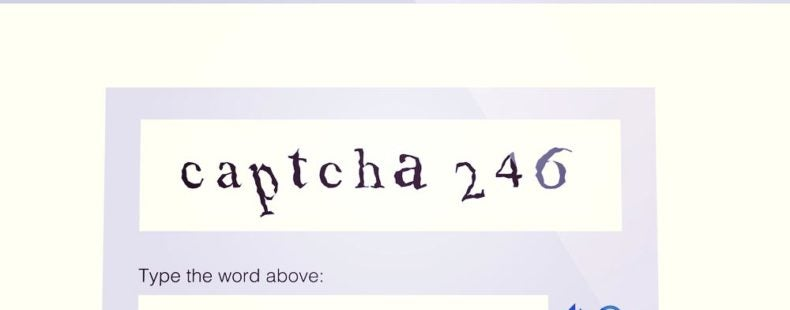
#> input picture captcha2.jpg, 790 x 310 px
$ python ocr_1.py
#> lines starting #> are read from the running program, lines starting #| are printed output that depends on the picture; after the words box and inside, x2 and y2 are one past the last pixel; in counts of white or black regions, pixels touching at a corner belong together
import cv2
import pytesseract

pytesseract.pytesseract.tesseract_cmd = r'C:\Program Files\Tesseract-OCR\tesseract'

def readTextFromImg(image: str):
#> called with image = 'captcha2.jpg'
    img = cv2.imread(image)
#> img is the input picture: shape (310, 790, 3); mean B, G, R 241.3, 244.9, 245.7

    cv2.imshow('image', img)
    cv2.waitKey(0)
    cv2.destroyAllWindows()

    img = cv2.cvtColor(img, cv2.COLOR_BGR2GRAY)
#> img: shape (310, 790)
    print(pytesseract.image_to_string(img))
#> (this line was passed over: pytesseract is not available in this run)

    cv2.imshow('image', img)
    cv2.waitKey(0)
    cv2.destroyAllWindows()

    converted_img = cv2.threshold(cv2.GaussianBlur(img, (5, 5), 0), 0, 255, cv2.THRESH_BINARY + cv2.THRESH_OTSU)[1]
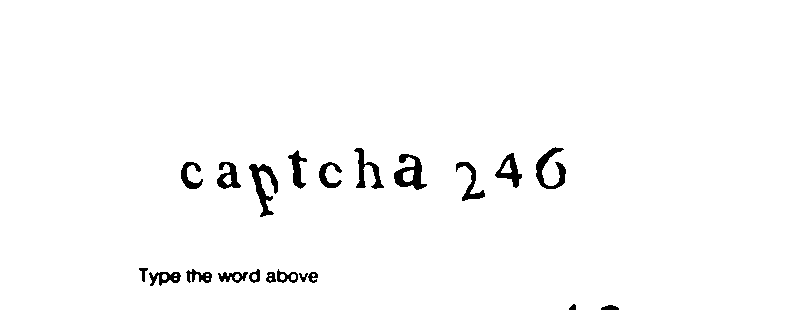
#> converted_img: shape (310, 790); 97.9% white; 21 black regions, largest, box (x1, y1, x2, y2) and area: (249, 164, 278, 217) 595, (394, 154, 427, 190) 558, (536, 147, 566, 189) 503
    print(pytesseract.image_to_string(converted_img))
#> (this line was passed over: pytesseract is not available in this run)

    cv2.imshow('image', converted_img)
    cv2.waitKey(0)
    cv2.destroyAllWindows()

    converted_img = cv2.threshold(cv2.bilateralFilter(img, 5, 75, 75), 0, 255, cv2.THRESH_BINARY + cv2.THRESH_OTSU)[1]
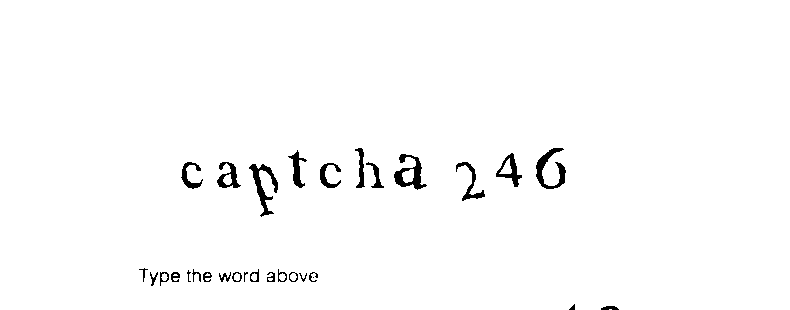
#> converted_img: shape (310, 790); 98.4% white; 30 black regions (3 under 20 px), largest, box (x1, y1, x2, y2) and area: (249, 164, 278, 217) 491, (394, 154, 427, 190) 471, (536, 148, 566, 189) 467
    print(pytesseract.image_to_string(converted_img))
#> (this line was passed over: pytesseract is not available in this run)

    cv2.imshow('image', converted_img)
    cv2.waitKey(0)
    cv2.destroyAllWindows()

    converted_img = cv2.threshold(cv2.medianBlur(img, 3), 0, 255, cv2.THRESH_BINARY + cv2.THRESH_OTSU)[1]
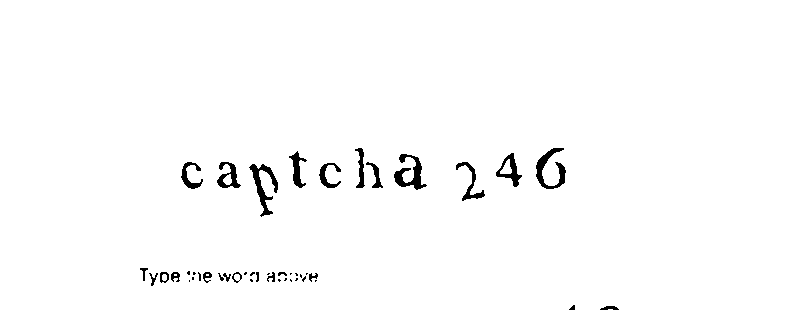
#> converted_img: shape (310, 790); 98.4% white; 44 black regions (19 under 20 px), largest, box (x1, y1, x2, y2) and area: (249, 164, 278, 217) 498, (394, 154, 427, 190) 483, (536, 148, 566, 189) 470
    print(pytesseract.image_to_string(converted_img))
#> (this line was passed over: pytesseract is not available in this run)

    cv2.imshow('image', converted_img)
    cv2.waitKey(0)
    cv2.destroyAllWindows()

    converted_img = cv2.adaptiveThreshold(cv2.GaussianBlur(img, (5, 5), 0), 255, cv2.ADAPTIVE_THRESH_GAUSSIAN_C, cv2.THRESH_BINARY, 31, 2)
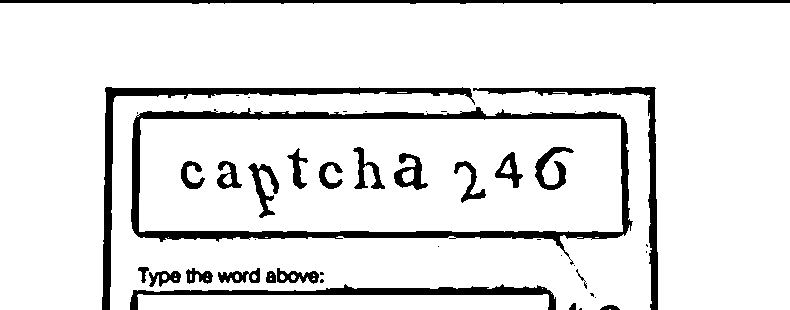
#> converted_img: shape (310, 790); 89.5% white; 44 black regions (20 under 20 px), largest, box (x1, y1, x2, y2) and area: (131, 107, 633, 265) 8052, (102, 87, 475, 310) 4090, (130, 284, 556, 310) 2722
    print(pytesseract.image_to_string(converted_img))
#> (this line was passed over: pytesseract is not available in this run)

    cv2.imshow('image', converted_img)
    cv2.waitKey(0)
    cv2.destroyAllWindows()

    converted_img = cv2.adaptiveThreshold(cv2.bilateralFilter(img, 9, 75, 75), 255, cv2.ADAPTIVE_THRESH_GAUSSIAN_C, cv2.THRESH_BINARY, 31, 2)
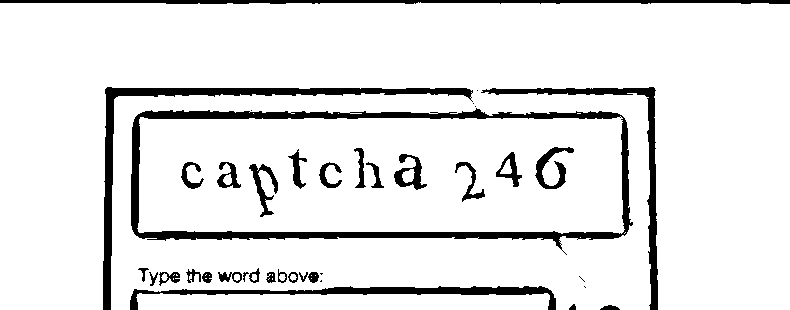
#> converted_img: shape (310, 790); 90.1% white; 39 black regions (8 under 20 px), largest, box (x1, y1, x2, y2) and area: (131, 108, 633, 255) 7829, (103, 87, 473, 310) 4237, (130, 286, 556, 310) 2555
    print(pytesseract.image_to_string(converted_img))
#> (this line was passed over: pytesseract is not available in this run)

    cv2.imshow('image', converted_img)
    cv2.waitKey(0)
    cv2.destroyAllWindows()

    converted_img = cv2.adaptiveThreshold(cv2.medianBlur(img, 3), 255, cv2.ADAPTIVE_THRESH_GAUSSIAN_C, cv2.THRESH_BINARY, 31, 2)
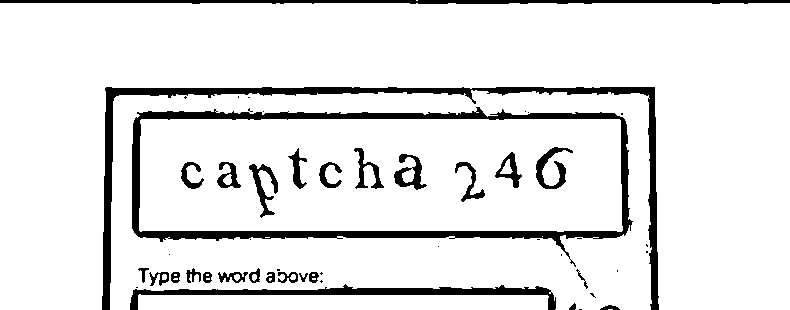
#> converted_img: shape (310, 790); 89.8% white; 51 black regions (23 under 20 px), largest, box (x1, y1, x2, y2) and area: (132, 107, 633, 267) 8160, (102, 87, 659, 310) 6622, (130, 284, 556, 310) 2803
    print(pytesseract.image_to_string(converted_img))
#> (this line was passed over: pytesseract is not available in this run)

    cv2.imshow('image', converted_img)
    cv2.waitKey(0)
    cv2.destroyAllWindows()

#> (the run stopped early here; a loop or call above may not have finished)

$ run again, with captcha.jpg copied over captcha2.jpg
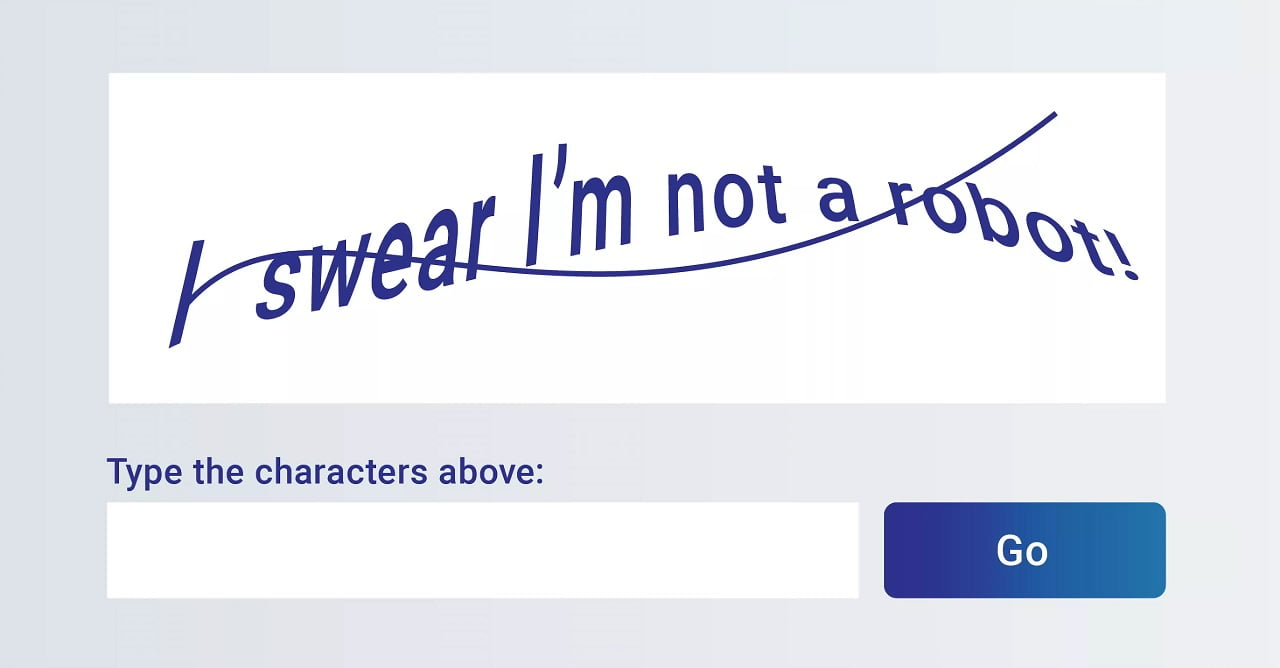
#> input picture captcha.jpg, 1280 x 668 px
#> in readTextFromImg, img is the input picture: shape (668, 1280, 3); mean B, G, R 239.5, 232, 229.2
#> img: shape (668, 1280)
#> in readTextFromImg, `converted_img = cv2.threshold(cv2.GaussianBlur(img, (5, 5), 0), 0, 255..`:
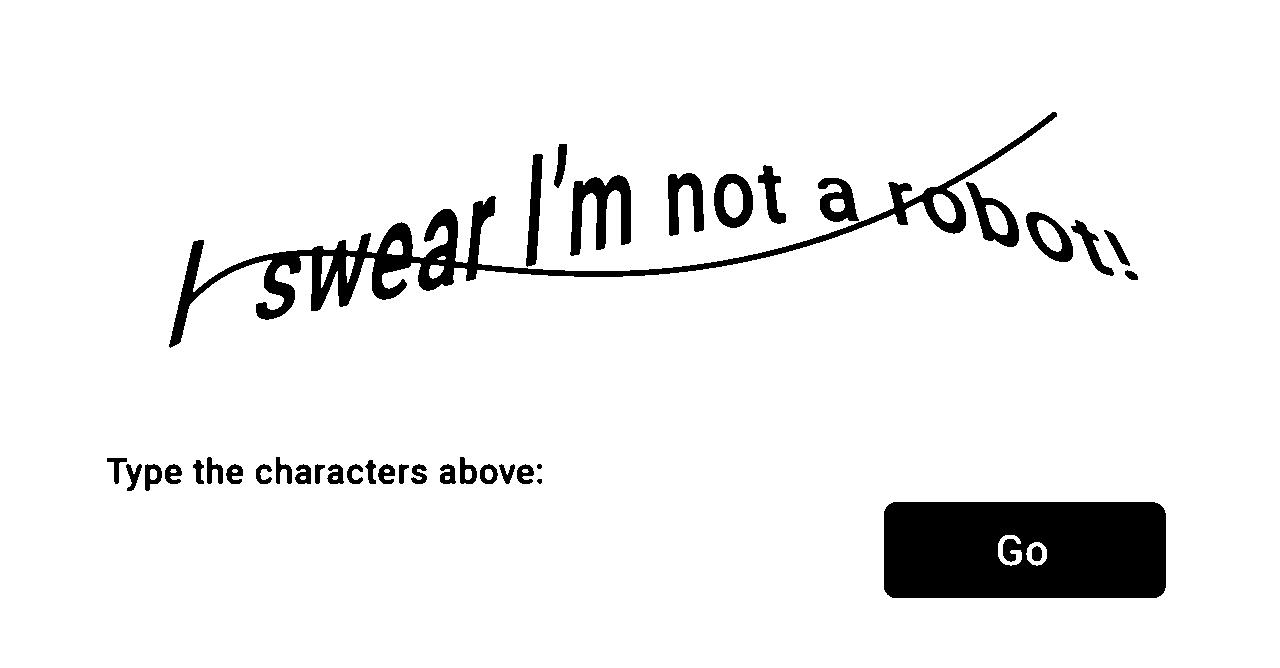
#> converted_img: shape (668, 1280); 93.3% white; 39 black regions, largest, box (x1, y1, x2, y2) and area: (884, 502, 1166, 598) 26186, (169, 112, 1057, 348) 15236, (570, 175, 631, 256) 2444
#> in readTextFromImg, `converted_img = cv2.adaptiveThreshold(cv2.medianBlur(img, 3), 255, cv2..`:
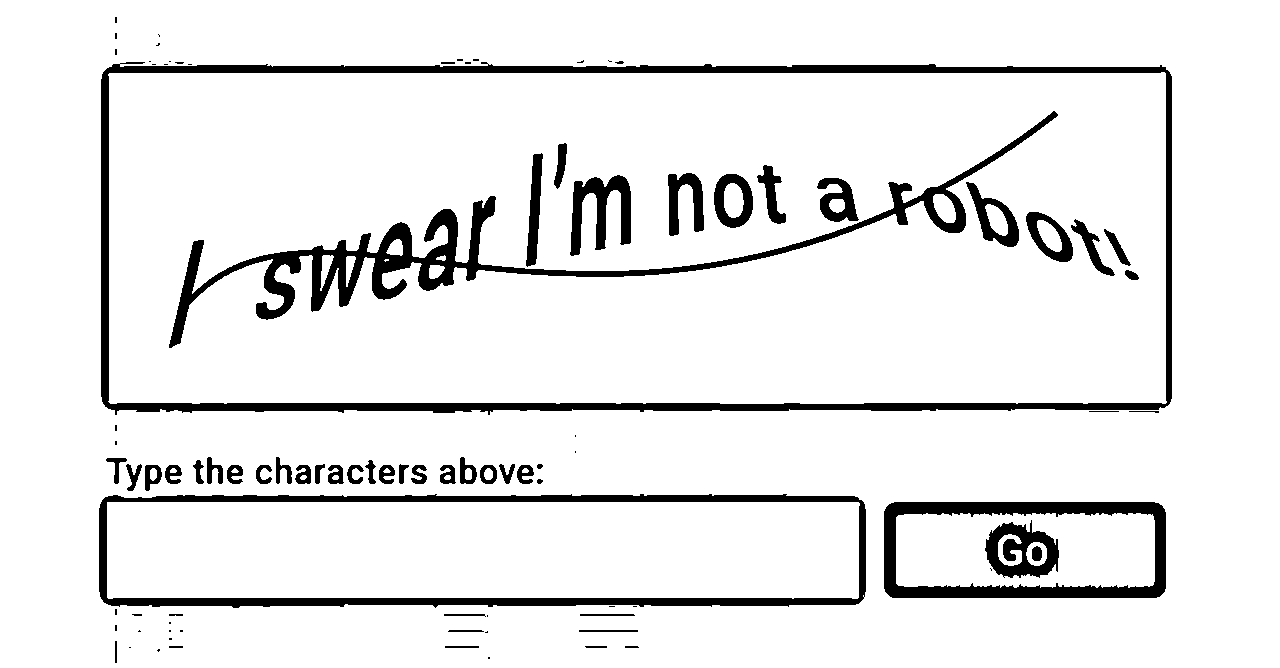
#> converted_img: shape (668, 1280); 91.4% white; 92 black regions (37 under 20 px), largest, box (x1, y1, x2, y2) and area: (101, 62, 1172, 415) 19961, (169, 111, 1058, 348) 14901, (99, 494, 866, 608) 11974
